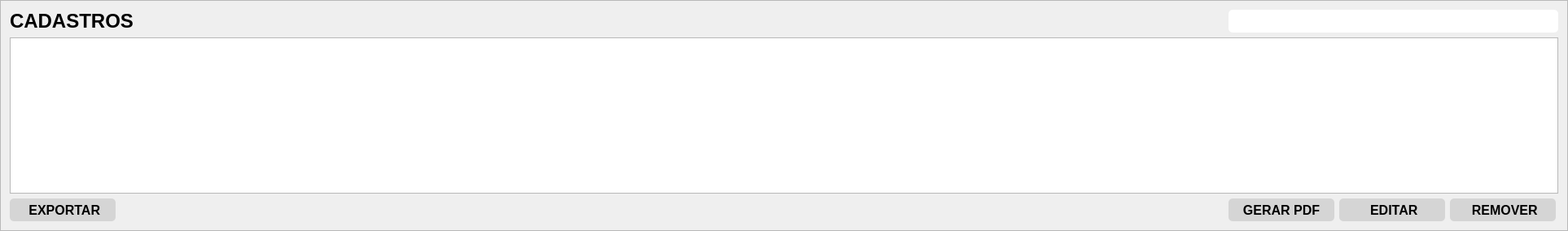
         <widget class="QFrame" name="fr_tabCad_cadPet">
          <property name="frameShape">
           <enum>QFrame::StyledPanel</enum>
          </property>
          <property name="frameShadow">
           <enum>QFrame::Raised</enum>
          </property>
          <layout class="QGridLayout" name="gridLayout_4">
           <item row="0" column="2">
            <widget class="QLabel" name="img_lupa_cadPet">
             <property name="sizePolicy">
              <sizepolicy hsizetype="Fixed" vsizetype="Fixed">
               <horstretch>0</horstretch>
               <verstretch>0</verstretch>
              </sizepolicy>
             </property>
             <property name="minimumSize">
              <size>
               <width>0</width>
               <height>25</height>
              </size>
             </property>
             <property name="maximumSize">
              <size>
               <width>16777215</width>
               <height>25</height>
              </size>
             </property>
             <property name="font">
              <font>
               <family>Yu Gothic UI</family>
               <pointsize>12</pointsize>
               <weight>75</weight>
               <bold>true</bold>
              </font>
             </property>
             <property name="text">
              <string/>
             </property>
             <property name="pixmap">
              <pixmap>../img/lupa.png</pixmap>
             </property>
            </widget>
           </item>
           <item row="0" column="3" colspan="3">
            <widget class="QLineEdit" name="edt_filtro_cadPet">
             <property name="sizePolicy">
              <sizepolicy hsizetype="Fixed" vsizetype="Fixed">
               <horstretch>0</horstretch>
               <verstretch>0</verstretch>
              </sizepolicy>
             </property>
             <property name="minimumSize">
              <size>
               <width>405</width>
               <height>28</height>
              </size>
             </property>
             <property name="maximumSize">
              <size>
               <width>16777215</width>
               <height>28</height>
              </size>
             </property>
             <property name="font">
              <font>
               <family>Yu Gothic UI</family>
               <pointsize>12</pointsize>
               <weight>75</weight>
               <bold>true</bold>
              </font>
             </property>
             <property name="styleSheet">
              <string notr="true">background-color: rgb(255, 255, 255);
border-radius: 5px;
color: rgb(138, 185, 214);</string>
             </property>
             <property name="inputMask">
              <string/>
             </property>
             <property name="text">
              <string/>
             </property>
            </widget>
           </item>
           <item row="2" column="0">
            <widget class="QPushButton" name="bt_excel_cadPet">
             <property name="sizePolicy">
              <sizepolicy hsizetype="Fixed" vsizetype="Fixed">
               <horstretch>0</horstretch>
               <verstretch>0</verstretch>
              </sizepolicy>
             </property>
             <property name="minimumSize">
              <size>
               <width>130</width>
               <height>28</height>
              </size>
             </property>
             <property name="maximumSize">
              <size>
               <width>130</width>
               <height>16777215</height>
              </size>
             </property>
             <property name="font">
              <font>
               <family>Yu Gothic UI</family>
               <pointsize>12</pointsize>
               <weight>75</weight>
               <bold>true</bold>
              </font>
             </property>
             <property name="cursor">
              <cursorShape>PointingHandCursor</cursorShape>
             </property>
             <property name="styleSheet">
              <string notr="true">QPushButton{
	
	background-color: rgb(213, 213, 213);
	border-radius: 5px;
}

QPushButton:hover{
	
	background-color: rgb(190, 190, 190);
	color: rgb(255, 255, 255);
}
</string>
             </property>
             <property name="text">
              <string> EXPORTAR</string>
             </property>
             <property name="icon">
              <iconset>
               <normaloff>../img/excel.png</normaloff>../img/excel.png</iconset>
             </property>
            </widget>
           </item>
           <item row="2" column="3">
            <widget class="QPushButton" name="bt_pdf_cadPet">
             <property name="sizePolicy">
              <sizepolicy hsizetype="Fixed" vsizetype="Fixed">
               <horstretch>0</horstretch>
               <verstretch>0</verstretch>
              </sizepolicy>
             </property>
             <property name="minimumSize">
              <size>
               <width>130</width>
               <height>28</height>
              </size>
             </property>
             <property name="maximumSize">
              <size>
               <width>30</width>
               <height>16777215</height>
              </size>
             </property>
             <property name="font">
              <font>
               <family>Yu Gothic UI</family>
               <pointsize>12</pointsize>
               <weight>75</weight>
               <bold>true</bold>
              </font>
             </property>
             <property name="cursor">
              <cursorShape>PointingHandCursor</cursorShape>
             </property>
             <property name="styleSheet">
              <string notr="true">QPushButton{
	
	background-color: rgb(213, 213, 213);
	border-radius: 5px;
}

QPushButton:hover{
	
	background-color: rgb(190, 190, 190);
	color: rgb(255, 255, 255);
}
</string>
             </property>
             <property name="text">
              <string>GERAR PDF</string>
             </property>
             <property name="icon">
              <iconset>
               <normaloff>../img/iconPDF.png</normaloff>../img/iconPDF.png</iconset>
             </property>
             <property name="iconSize">
              <size>
               <width>50</width>
               <height>20</height>
              </size>
             </property>
            </widget>
           </item>
           <item row="2" column="1" colspan="2">
            <spacer name="sp_infTab_cadPet">
             <property name="orientation">
              <enum>Qt::Horizontal</enum>
             </property>
             <property name="sizeHint" stdset="0">
              <size>
               <width>1333</width>
               <height>20</height>
              </size>
             </property>
            </spacer>
           </item>
           <item row="2" column="5">
            <widget class="QPushButton" name="bt_remover_cadPet">
             <property name="sizePolicy">
              <sizepolicy hsizetype="Fixed" vsizetype="Fixed">
               <horstretch>0</horstretch>
               <verstretch>0</verstretch>
              </sizepolicy>
             </property>
             <property name="minimumSize">
              <size>
               <width>130</width>
               <height>28</height>
              </size>
             </property>
             <property name="font">
              <font>
               <family>Yu Gothic UI</family>
               <pointsize>12</pointsize>
               <weight>75</weight>
               <bold>true</bold>
              </font>
             </property>
             <property name="cursor">
              <cursorShape>PointingHandCursor</cursorShape>
             </property>
             <property name="styleSheet">
              <string notr="true">QPushButton{
	
	background-color: rgb(213, 213, 213);
	border-radius: 5px;
}

QPushButton:hover{
	
	background-color: rgb(190, 190, 190);
	color: rgb(255, 255, 255);
}
</string>
             </property>
             <property name="text">
              <string> REMOVER</string>
             </property>
             <property name="icon">
              <iconset>
               <normaloff>../img/remover.png</normaloff>../img/remover.png</iconset>
             </property>
            </widget>
           </item>
           <item row="0" column="1">
            <spacer name="sp_supTab_cadPet">
             <property name="orientation">
              <enum>Qt::Horizontal</enum>
             </property>
             <property name="sizeHint" stdset="0">
              <size>
               <width>1248</width>
               <height>20</height>
              </size>
             </property>
            </spacer>
           </item>
           <item row="0" column="0">
            <widget class="QLabel" name="lb_tituloTab_cadPet">
             <property name="font">
              <font>
               <family>Yu Gothic UI</family>
               <pointsize>18</pointsize>
               <weight>75</weight>
               <bold>true</bold>
              </font>
             </property>
             <property name="text">
              <string>CADASTROS</string>
             </property>
            </widget>
           </item>
           <item row="1" column="0" colspan="6">
            <widget class="QTableView" name="tab_cadPet">
             <property name="font">
              <font>
               <family>Yu Gothic UI</family>
               <pointsize>12</pointsize>
               <weight>75</weight>
               <bold>true</bold>
              </font>
             </property>
             <property name="styleSheet">
              <string notr="true">background-color: rgb(255, 255, 255);
border-radius: 5px;

QTableView::item:selected {
   
	background-color: rgb(192, 226, 255);
	color: rgb(0, 0, 0);
}
</string>
             </property>
            </widget>
           </item>
           <item row="2" column="4">
            <widget class="QPushButton" name="bt_edit_cadPet">
             <property name="sizePolicy">
              <sizepolicy hsizetype="Fixed" vsizetype="Fixed">
               <horstretch>0</horstretch>
               <verstretch>0</verstretch>
              </sizepolicy>
             </property>
             <property name="minimumSize">
              <size>
               <width>130</width>
               <height>28</height>
              </size>
             </property>
             <property name="font">
              <font>
               <family>Yu Gothic UI</family>
               <pointsize>12</pointsize>
               <weight>75</weight>
               <bold>true</bold>
              </font>
             </property>
             <property name="cursor">
              <cursorShape>PointingHandCursor</cursorShape>
             </property>
             <property name="styleSheet">
              <string notr="true">QPushButton{
	
	background-color: rgb(213, 213, 213);
	border-radius: 5px;
}

QPushButton:hover{
	
	background-color: rgb(190, 190, 190);
	color: rgb(255, 255, 255);
}
</string>
             </property>
             <property name="text">
              <string> EDITAR</string>
             </property>
             <property name="icon">
              <iconset>
               <normaloff>../img/editar.png</normaloff>../img/editar.png</iconset>
             </property>
            </widget>
           </item>
          </layout>
         </widget>
